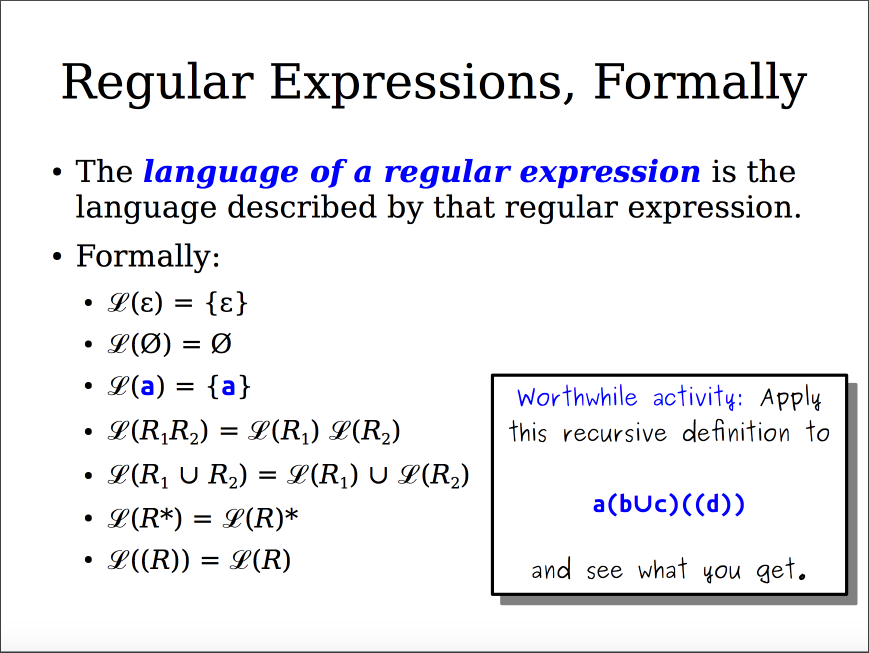
#> input picture Python/LectureSlide.png, 1738 x 1306 px (shown at 1/2 size)
$ python -i master.py   (imports and definitions only)   (Python 2 division)   (older library calls are emulated)
#> lines starting #> are read from the running program, lines starting #| are printed output that depends on the picture
import json
import os
import subprocess
import shlex
import shutil
import numpy as np
import cv2
import os
import os.path
import imp
try:
    import Image
except ImportError:
    from PIL import Image
from PIL import ImageEnhance
import pytesseract
import sys
import math


THRESHOLD = 0.6
SCALE = 0.25


DROP_OFF = 0.25
MAX_FRAMES = 10


#slideFolder = "LectureSlides"
#frameFolder = "keyframes"

def fileNameToStr(filename):
#> called with filename = 'LectureSlide.png'
	    try:
	        image = Image.open(filename)
#> image is the input picture: PIL image 1738x1306 RGBA; mean R, G, B, A 237.3, 237.3, 240.4, 255
	        image.thumbnail((512,512))
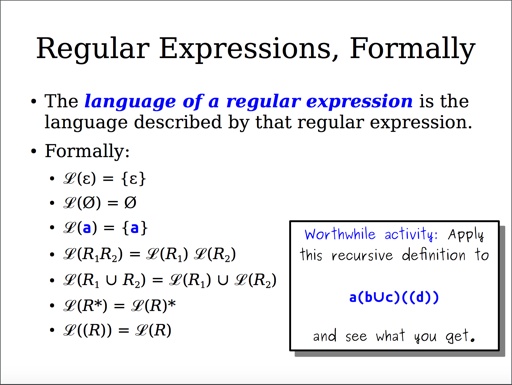
#> image: PIL image 512x385 RGBA; mean R, G, B, A 237.1, 237.1, 240.3, 255
	        #contrast = ImageEnhance.Contrast(image)
	        #image = contrast.enhance(2)

	        if len(image.split()) == 4:
	            # In case we have 4 channels, lets discard the Alpha.
	            # Kind of a hack, should fix in the future some time.
	            r, g, b, a = image.split()
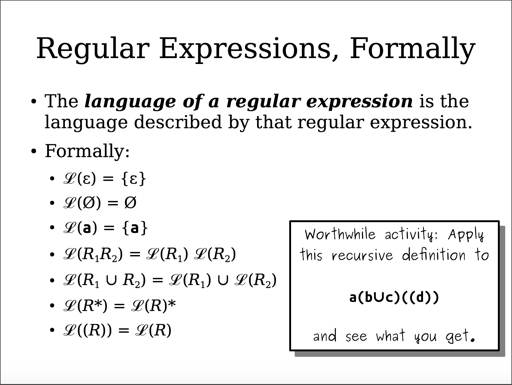
#> r: PIL image 512x385 L; min 0, max 255, mean 237.1
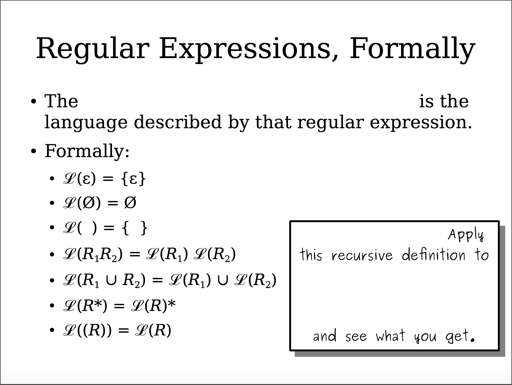
#> b: PIL image 512x385 L; min 0, max 255, mean 240.3
#> a: PIL image 512x385 L; every value is 255
	            image = Image.merge("RGB", (r, g, b))
#> image: PIL image 512x385 RGB
	    except IOError:
	        sys.stderr.write('ERROR: Could not open file "%s"\n' % filename)
	        exit(1)
#> (the run stopped early here; a loop or call above may not have finished)

$ run again, on Python/can1.png
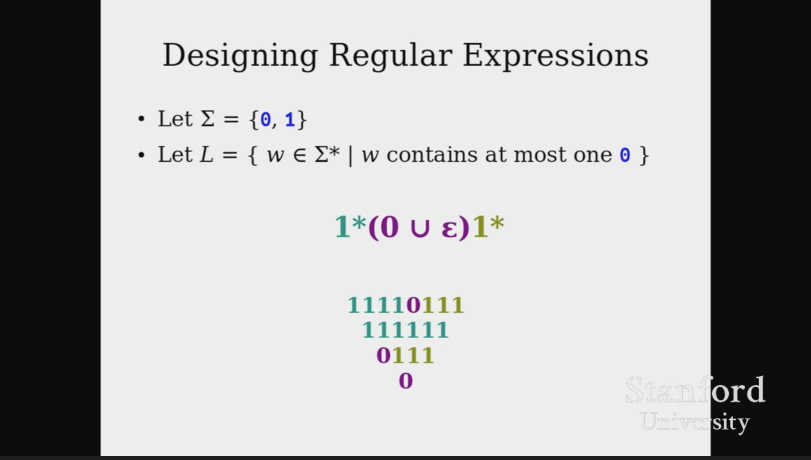
#> input picture Python/can1.png, 1622 x 920 px (shown at 1/2 size)
#> in fileNameToStr, image is the input picture: PIL image 1622x920 RGBA; mean R, G, B, A 176.5, 176.5, 176.6, 255
#> in fileNameToStr, `image.thumbnail((512,512))`:
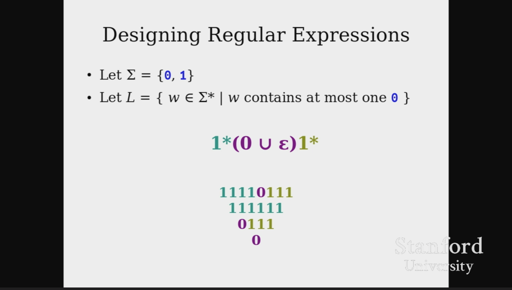
#> image: PIL image 512x290 RGBA; mean R, G, B, A 176.5, 176.5, 176.6, 255
#> a: PIL image 512x290 L; every value is 255
